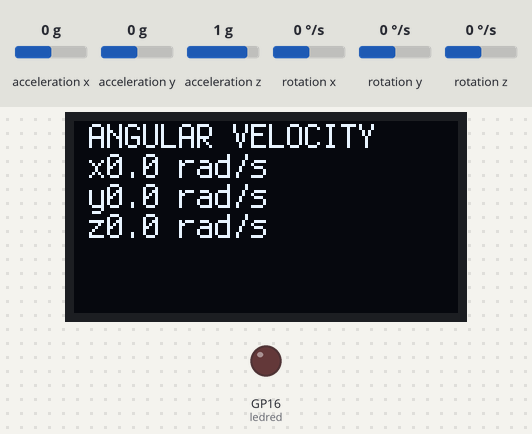
Simulated run of this program. Board: Raspberry Pi Pico running CircuitPython. On the bench: 128×64 one-colour display, output pins drawn as LEDs (lit = HIGH). Inputs (shaded band) come from the test bench; at power-on: acceleration x 0 g, rotation x 0 °/s, acceleration y 0 g, acceleration z 1 g, rotation y 0 °/s, rotation z 0 °/s. What the program prints to the serial console is not drawn.

Above: at 1.2 s.
1.3 s: acceleration x set to -1.4 g
4.3 s: rotation x set to -192 °/s
At 5.3 s:
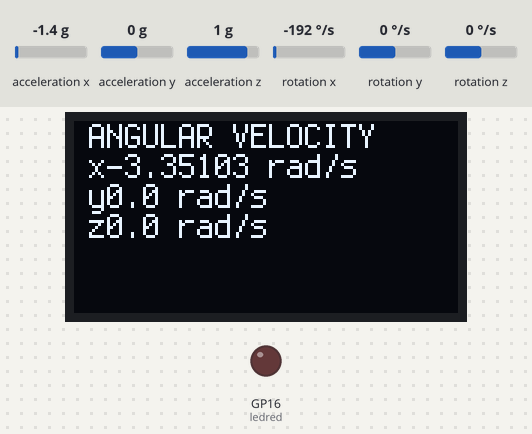
5.8 s: rotation x set to -100 °/s
At 6.9 s:
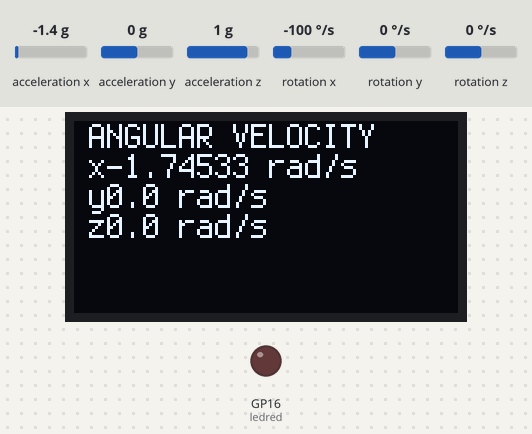
Timing chart, 0 to 7.4 s (numbered marks = the images above; inputs shaded):
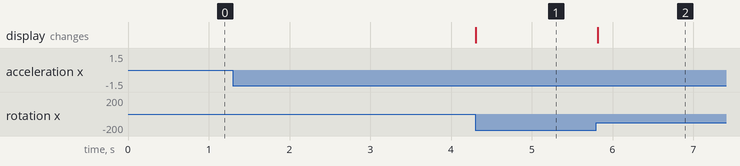

Measured:
- after the input at 4.3 s, the display: changes at once (image 1)
- after the input at 5.8 s, the display: changes at once (image 2)

The program:

Crash3.py
```python
#type: ignore
from adafruit_display_text import label
import adafruit_displayio_ssd1306
import adafruit_mpu6050
import terminalio
import displayio
import digitalio
import board
import time
import busio

displayio.release_displays()
sda_pin = board.GP14
scl_pin = board.GP15
i2c = busio.I2C(scl_pin, sda_pin)
mpu = adafruit_mpu6050.MPU6050(i2c)
ledred = digitalio.DigitalInOut(board.GP16)
ledred.direction = digitalio.Direction.OUTPUT


display_bus = displayio.I2CDisplay(i2c, device_address= 0x3d , reset=board.GP18)
display = adafruit_displayio_ssd1306.SSD1306(display_bus, width=128, height=64)
mpu = adafruit_mpu6050.MPU6050(i2c, address= 0x68 )


while True:
  # create the display group
  splash = displayio.Group()

  # add title block to display group
  title = "ANGULAR VELOCITY"
  # the order of this command is (font, text, text color, and location)
  text_area = label.Label(terminalio.FONT, text=title, color=0xFFFF00, x=5, y=5)
  splash.append(text_area)
  if mpu.acceleration[0] > (9):
      ledred.value = True
      print(mpu.acceleration[0])
      ledred.value = False


  title = f"x{mpu.gyro[0]} rad/s"
  # the order of this command is (font, text, text color, and location)
  text_area = label.Label(terminalio.FONT, text=title, color=0xFFFF00, x=5, y=15)
  splash.append(text_area)
  if mpu.acceleration[0] < (-9):
      ledred.value = True
      print(mpu.acceleration[0])
      ledred.value = False


  title = f"y{mpu.gyro[1]} rad/s"
  # the order of this command is (font, text, text color, and location)
  text_area = label.Label(terminalio.FONT, text=title, color=0xFFFF00, x=5, y=25)
  splash.append(text_area)
  if mpu.acceleration[0] > (9):
      ledred.value = True
      print(mpu.acceleration[0])
      ledred.value = False


  title = f"z{mpu.gyro[2]} rad/s"
  # the order of this command is (font, text, text color, and location)
  text_area = label.Label(terminalio.FONT, text=title, color=0xFFFF00, x=5, y=35)
  splash.append(text_area)
  if mpu.acceleration[0] < (-9):
      ledred.value = True
      print(mpu.acceleration[0])
      ledred.value = False


  # you will write more code here that prints the x, y, and z angular velocity values to the screen below the title. Use f strings!
  # Don't forget to round the angular velocity values to three decimal places

  # send display group to screen
  display.show(splash)
```
